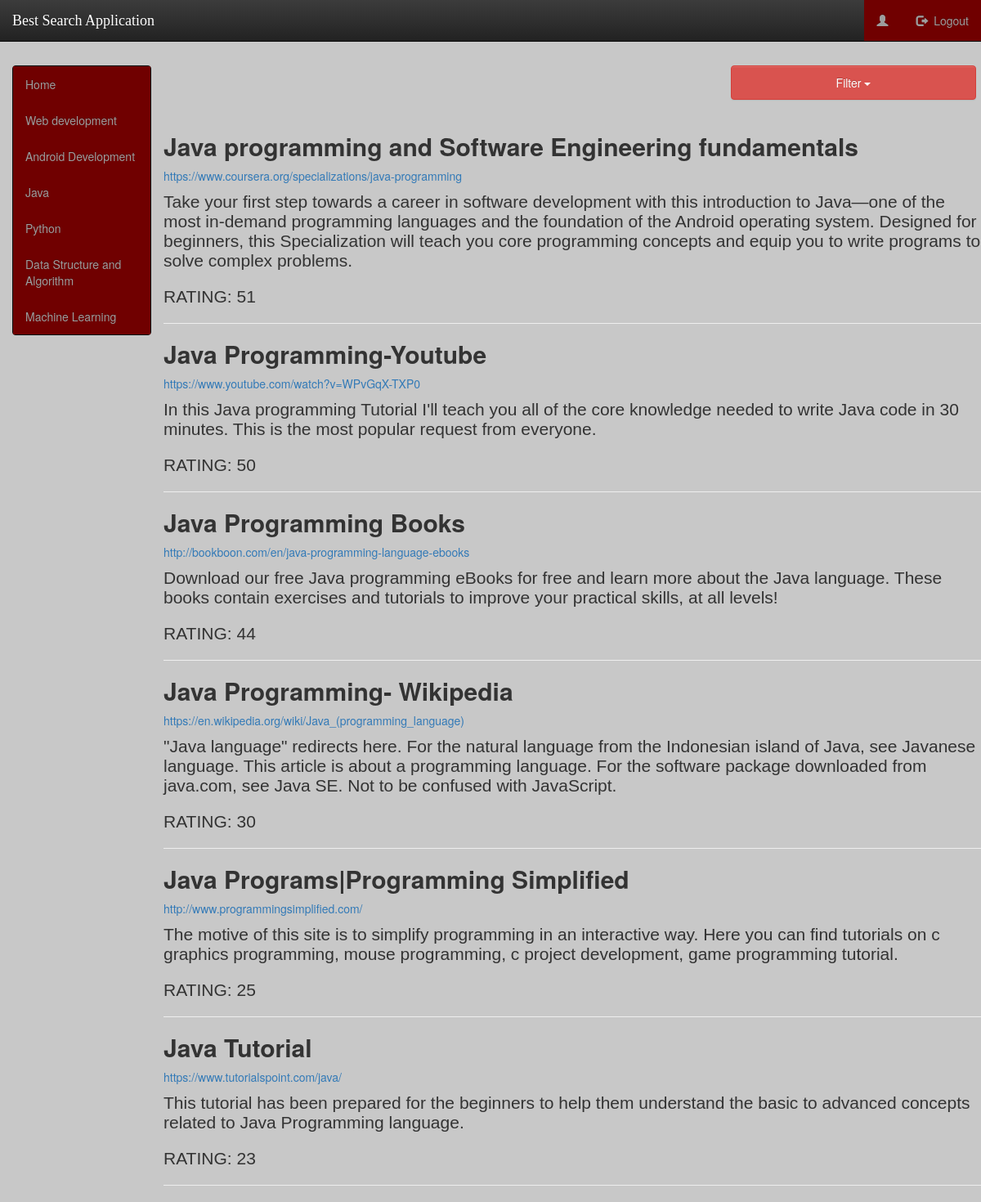
The app's page /web.php?category=java with its own data.
### tables this page shows
CREATE TABLE `java` (
  `id` int(11) NOT NULL,
  `title` varchar(100) NOT NULL,
  `description` text NOT NULL,
  `Rating` varchar(100) NOT NULL,
  `url` text NOT NULL,
  `type` varchar(100) NOT NULL
);

### web.php (the view, shortened to what this page needs)
<?php
include_once 'dbconnect.php';
$youid=$_SESSION['userSession'];
?>
<html>
<head>
<link href="bootstrap/css/bootstrap.min.css" rel="stylesheet" media="screen">
<link href="bootstrap/css/bootstrap-theme.min.css" rel="stylesheet" media="screen">
  <link rel="stylesheet" href="home.css">
   <link rel="stylesheet" href="https://maxcdn.bootstrapcdn.com/bootstrap/3.3.7/css/bootstrap.min.css">
<link rel="stylesheet" href="style.css" type="text/css" />
</head>
<body style="background-color:#c8c8c8">
<nav class="navbar navbar-inverse navbar-fixed-top">
      <div class="container-fluid">
        <div class="navbar-header">
          <a class="navbar-brand" href="home.php">Best Search Application</a>
        </div>
           <div class="collapse navbar-collapse" id="navbar">
            <ul class="nav navbar-nav navbar-right">
            <li><a href="#"><span class="glyphicon glyphicon-user"></span>&nbsp; <?php echo $youid; ?></a></li>
            <li><a href="logout.php?logout"><span class="glyphicon glyphicon-log-out"></span>&nbsp; Logout</a></li>
          </ul>
          </div></div>
</nav>
<div class="container-fluid">
  <div class="row">
    <div class="col-sm-2 " style="margin-top: 80px;">
    <div class="sidebar-nav">
      <div class="navbar navbar-inverse" role="navigation">
        <div class=" sidebar-navbar-collapse">
          <ul class="nav navbar-nav">
             <li><a href="home.php">Home</a></li>
            <li><a href="web.php?category=web" id="web">Web development</a></li>
            <li><a href="web.php?category=andriod" id="android">Android Development</a></li>
            <li><a href="web.php?category=java" id="java">Java</a></li>
            <li><a href="web.php?category=python" id="python">Python</a></li>
            <li><a href="web.php?category=data_algo" id="data-algo">Data Structure and Algorithm</a></li>
            <li><a href="web.php?category=machine" id="machine">Machine Learning</a></li>
          </ul>
        </div>
      </div>
    </div>
    </div>
    <div class="col-sm-10" style="margin-top: 80px;">
    <div class="row" style="margin-left: 70%;">
    	<div class="dropdown">
    <button class="btn btn-danger dropdown-toggle" type="button" data-toggle="dropdown" style="width: 300px; padding: 10px 10px 10px 10px;">Filter
    <span class="caret"></span></button>
  </div>
    </div>
    <div class="row" style="margin-top: 20px;">
<?php
$s=$_GET['category'];
$q="select id,title,description,url,Rating from " . $s . " order by rating desc";
$links=mysqli_query($DBcon,$q);
if(mysqli_num_rows($links)>0)
{
	while($l=mysqli_fetch_assoc($links))
	{
		$title=$l["title"];
		$desc=$l["description"];
		$link=$l["url"];
		$rating=$l["Rating"];
 echo "
<a href='$link' target='blank'></a><h2><b>$title</b></h2><a href='$link' target='blank'><p>$link</a></p><div style ='font:21px Arial,tahoma,sans-serif'>$desc</div><br>";
echo "<div style ='font:21px Arial,tahoma,sans-serif'>"."RATING: ".$rating."</div><hr>";
	}
}
?>
    </div>
    </div>
  </div>
</div>
</body>
</html>

### home.css (style rules this page uses)
li a { background-color: #700000; }

### style.css (style rules this page uses)
body { background:#f9f9f9; }
.sidebar-nav .navbar ul { float: none; }
.sidebar-nav .navbar li { float: none; display: block; }
.sidebar-nav .navbar li a { padding-top: 12px; padding-bottom: 12px; }
.navbar-brand { font-family:"Lucida Handwriting"; }

### records on screen
java: title "Java programming and Software Engineering fundamentals", url "https://www.coursera.org/specializations/java-programming", description "Take your first step towards a career in software development with this introduction to Java—one of the most in-demand programming languages and the foundation of the Android operating system. Designed for beginners, this Specialization will teach you core programming concepts and equip you to write programs to solve complex problems.", Rating "51"
java: title "Java Programming-Youtube", url "https://www.youtube.com/watch?v=WPvGqX-TXP0", description "In this Java programming Tutorial I'll teach you all of the core knowledge needed to write Java code in 30 minutes. This is the most popular request from everyone.", Rating "50"
java: title "Java Programming Books", url "http://bookboon.com/en/java-programming-language-ebooks", description "Download our free Java programming eBooks for free and learn more about the Java language. These books contain exercises and tutorials to improve your practical skills, at all levels!", Rating "44"
java: title "Java Programming- Wikipedia", url "https://en.wikipedia.org/wiki/Java_(programming_language)", description "\"Java language\" redirects here. For the natural language from the Indonesian island of Java, see Javanese language. This article is about a programming language. For the software package downloaded from java.com, see Java SE. Not to be confused with JavaScript.", Rating "30"
java: title "Java Programs|Programming Simplified", url "http://www.programmingsimplified.com/", description "The motive of this site is to simplify programming in an interactive way. Here you can find tutorials on c graphics programming, mouse programming, c project development, game programming tutorial.", Rating "25"
java: title "Java Tutorial", url "https://www.tutorialspoint.com/java/", description "This tutorial has been prepared for the beginners to help them understand the basic to advanced concepts related to Java Programming language.", Rating "23"
